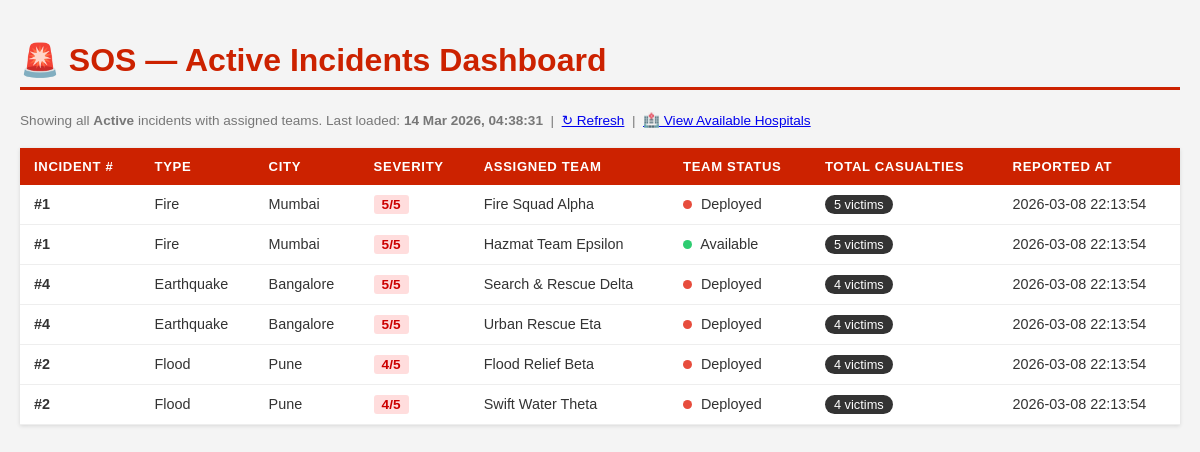
The app's page /Fronted_/view_dashboard.php with its own data.
### tables this page shows
CREATE TABLE `incident` (
  `Incident_ID` int(11) NOT NULL,
  `Trigger_Call_ID` int(11) NOT NULL,
  `Type` enum('Fire','Flood','Accident','Earthquake','Other') NOT NULL,
  `Severity` tinyint(4) NOT NULL CHECK (`Severity` between 1 and 5),
  `City` varchar(100) NOT NULL,
  `Reported_At` datetime NOT NULL DEFAULT current_timestamp(),
  `Status` enum('Active','Controlled','Closed') NOT NULL DEFAULT 'Active'
);

### Fronted_/view_dashboard.php (the view, shortened to what this page needs)
<?php
require_once 'db_connect.php';
$sql = "
    SELECT
        i.Incident_ID,
        i.Type            AS Incident_Type,
        i.Severity,
        i.City,
        i.Status,
        i.Reported_At,
        rt.Name           AS Team_Name,
        rt.Status         AS Team_Status,
        -- Subquery to COUNT casualties — this is the DERIVED ATTRIBUTE.
        -- It's calculated here, NOT stored as a column in the DB.
        (
            SELECT COUNT(*)
            FROM CASUALTY c
            WHERE c.Incident_ID = i.Incident_ID
        ) AS Total_Casualties
    FROM INCIDENT i
    -- LEFT JOIN means: show all Active incidents even if no team is assigned
    LEFT JOIN ASSIGNED_TO a  ON i.Incident_ID = a.Incident_ID
    LEFT JOIN RESCUE_TEAM rt ON a.Team_ID     = rt.Team_ID
    -- Filter: only show Active incidents on the main dashboard
    WHERE i.Status = 'Active'
    ORDER BY i.Severity DESC, i.Reported_At ASC
";
$result = $conn->query($sql);
$incidents = $result->fetch_all(MYSQLI_ASSOC);
?>
<!DOCTYPE html>
<html lang="en">
<head>
</head>
<body>
<h1>🚨 SOS — Active Incidents Dashboard</h1>
<p class="meta">
    Showing all <strong>Active</strong> incidents with assigned teams.
    Last loaded: <strong><?= date('d M Y, H:i:s') ?></strong>
    &nbsp;|&nbsp;
    <a href="view_dashboard.php">↻ Refresh</a>
    &nbsp;|&nbsp;
    <a href="add_hospital.php">🏥 View Available Hospitals</a>
</p>
<table>
    <thead>
        <tr>
            <th>Incident #</th>
            <th>Type</th>
            <th>City</th>
            <th>Severity</th>
            <th>Assigned Team</th>
            <th>Team Status</th>
            <th>Total Casualties</th>
            <th>Reported At</th>
        </tr>
    </thead>
    <tbody>
    <?php if (empty($incidents)): ?>
        <tr class="no-data">
            <td colspan="8">✅ No active incidents at this time.</td>
        </tr>
    <?php else: ?>
        <?php foreach ($incidents as $row): ?>
        <tr>
            <td><strong>#<?= htmlspecialchars($row['Incident_ID']) ?></strong></td>
            <td><?= htmlspecialchars($row['Incident_Type']) ?></td>
            <td><?= htmlspecialchars($row['City']) ?></td>
            <td>
                <span class="sev sev-<?= (int)$row['Severity'] ?>">
                    <?= (int)$row['Severity'] ?>/5
                </span>
            </td>
            <td>
                <?php if (!empty($row['Team_Name'])): ?>
                    <?= htmlspecialchars($row['Team_Name']) ?>
                <?php else: ?>
                    <span class="no-team">None Assigned</span>
                <?php endif; ?>
            </td>
            <td>
                <?php if (!empty($row['Team_Status'])): ?>
                    <?php
                        $dot_class = match($row['Team_Status']) {
                            'Deployed'  => 'dot-dep',
                            'Available' => 'dot-avail',
                            default     => 'dot-off'
                        };
                    ?>
                    <span class="dot <?= $dot_class ?>"></span>
                    <?= htmlspecialchars($row['Team_Status']) ?>
                <?php else: ?>
                    <span class="no-team">—</span>
                <?php endif; ?>
            </td>
            <td>
                <span class="cas-count">
                    <?= (int)$row['Total_Casualties'] ?> victims
                </span>
            </td>
            <td><?= htmlspecialchars($row['Reported_At']) ?></td>
        </tr>
        <?php endforeach; ?>
    <?php endif; ?>
    </tbody>
</table>
</body>
</html>

### Fronted_/view_dashboard.php (style rules this page uses)
body { font-family: Arial, sans-serif; background: #f4f4f4; margin: 0; padding: 20px; color: #333; }
h1 { color: #CC2200; border-bottom: 3px solid #CC2200; padding-bottom: 8px; }
.meta { font-size: 0.85rem; color: #777; margin-bottom: 20px; }
table { width: 100%; border-collapse: collapse; background: #fff; box-shadow: 0 1px 4px rgba(0,0,0,0.12); }
th { background: #CC2200; color: #fff; padding: 11px 14px; text-align: left; font-size: 0.82rem; letter-spacing: 0.05em; text-transform: uppercase; }
td { padding: 10px 14px; border-bottom: 1px solid #eee; font-size: 0.9rem; vertical-align: middle; }
.sev { display: inline-block; padding: 2px 8px; border-radius: 3px; font-weight: bold; font-size: 0.85rem; }
.sev-5, .sev-4 { background: #ffdddd; color: #cc0000; }
.cas-count { background: #333; color: #fff; border-radius: 12px; padding: 2px 9px; font-size: 0.8rem; }
.dot { display: inline-block; width: 9px; height: 9px; border-radius: 50%; margin-right: 5px; }
.dot-dep { background: #e74c3c; }
.dot-avail { background: #2ecc71; }

### records on screen
incident: Incident_ID "1", Type "Fire", City "Mumbai", Severity "5", Team_Name "Fire Squad Alpha", Team_Status "Deployed", Total_Casualties "5", Reported_At "2026-03-08 22:13:54", Team_Name "Hazmat Team Epsilon", Team_Status "Available"
incident: Incident_ID "4", Type "Earthquake", City "Bangalore", Severity "5", Team_Name "Search & Rescue Delta", Team_Status "Deployed", Total_Casualties "4", Reported_At "2026-03-08 22:13:54", Team_Name "Urban Rescue Eta"
incident: Incident_ID "2", Type "Flood", City "Pune", Severity "4", Team_Name "Flood Relief Beta", Team_Status "Deployed", Total_Casualties "4", Reported_At "2026-03-08 22:13:54", Team_Name "Swift Water Theta"
